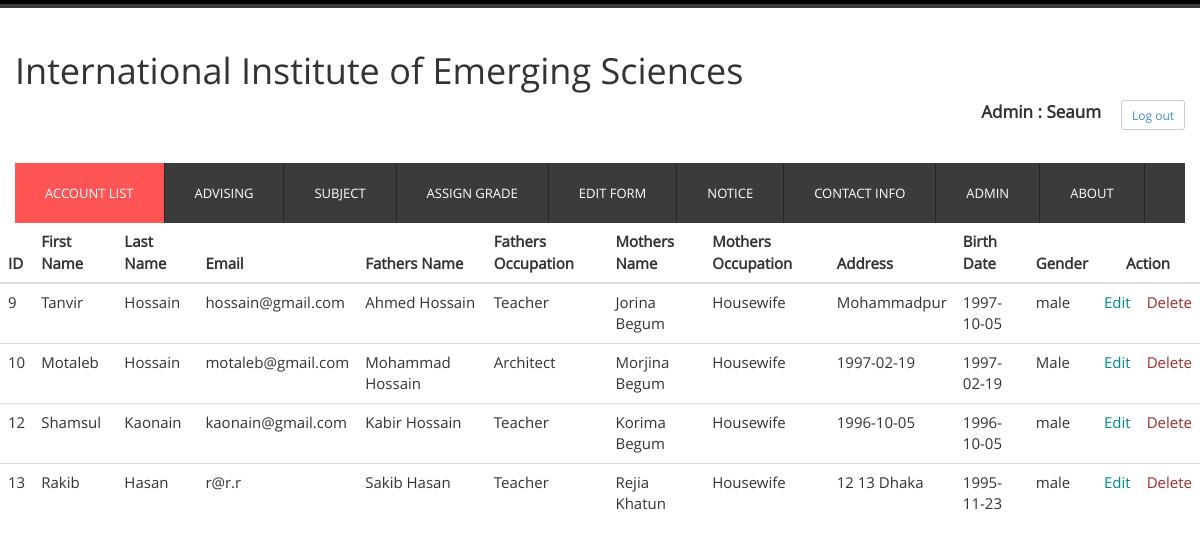
The page /includes/admissionFormAdmin.php (signed in) on the database its author committed.
### tables this page shows
CREATE TABLE `personal_info` (
  `id` int(11) NOT NULL,
  `fname` varchar(50) DEFAULT NULL,
  `lname` varchar(50) DEFAULT NULL,
  `email` varchar(50) DEFAULT NULL,
  `faname` varchar(50) DEFAULT NULL,
  `faocu` varchar(15) NOT NULL,
  `moname` varchar(50) DEFAULT NULL,
  `moocu` varchar(15) NOT NULL,
  `addr` varchar(80) NOT NULL,
  `birth` date DEFAULT NULL,
  `gender` varchar(5) NOT NULL,
  `sscName` varchar(50) DEFAULT NULL,
  `sscGpa` int(1) DEFAULT NULL,
  `hscName` varchar(50) DEFAULT NULL,
  `hscGpa` int(1) DEFAULT NULL
);

### includes/admissionFormAdmin.php (the view, shortened to what this page needs)
<?php
    include_once 'admin-header.php';
    include 'database.php';
?>
<html>
    <head>
    </head>
    <body>
        <div class="containerFormAdmin" style="font-size: 15px">
            <div class="table">
                <table class="table table-hover">
                    <thead>
                        <tr>
                          <th>ID</th>
                          <th>First Name</th>
                          <th>Last Name</th>
                          <th>Email</th>
                          <th>Fathers Name</th>
                          <th>Fathers Occupation</th>
                          <th>Mothers Name</th>
                          <th>Mothers Occupation</th>
                          <th>Address</th>
                          <th>Birth Date</th>
                          <th>Gender</th>
                          <th colspan="2" style="text-align: center">Action</th>
                        </tr>
                    </thead>
                <tbody>
                    <?php
                        $qry = "select * from personal_info";
                        $resultAdmin = mysqli_query($conn,$qry);
                        while($arr = mysqli_fetch_assoc($resultAdmin)){
                    ?>
                    <tr>
                        <td><?php echo $arr["id"];?></td>
                        <td><?php echo $arr["fname"];?></td>
                        <td><?php echo $arr["lname"];?></td>
                        <td><?php echo $arr["email"];?></td>
                        <td><?php echo $arr["faname"];?></td>
                        <td><?php echo $arr["faocu"];?></td>
                        <td><?php echo $arr["moname"];?></td>
                        <td><?php echo $arr["moocu"];?></td>
                        <td><?php echo $arr["addr"];?></td>
                        <td><?php echo $arr["birth"];?></td>
                        <td><?php echo $arr["gender"];?></td>
                        <td><a style="color:DarkCyan" href="editFormAdmin.php?id=<?php echo $arr["id"]?>">Edit</a></td>
                        <td><a style="color:brown" href="admissionFormAdmin.php?id=<?php echo $arr["id"]?>&del=delete">Delete</a></td>
                    </tr>
                    <?php
                        }
                    ?>
                </tbody>
                </table>
            </div>
        </div>
    </body>
</html>

### css/style.css (style rules this page uses)
body { font-family: 'open_sansregular'; background:#ffffff; font-size: 100%; }

### includes/admissionFormAdmin.php (style rules this page uses)
.containerFormAdmin { max-width: 100%; float: center; }

### rows shown on the page
personal_info: id "9", fname "Tanvir", lname "Hossain", email "hossain@gmail.com", faname "Ahmed Hossain", faocu "Teacher", moname "Jorina Begum", moocu "Housewife", addr "Mohammadpur", birth "1997-10-05", gender "male"
personal_info: id "10", fname "Motaleb", lname "Hossain", email "motaleb@gmail.com", faname "Mohammad Hossain", faocu "Architect", moname "Morjina Begum", moocu "Housewife", addr "1997-02-19", birth "1997-02-19", gender "Male"
personal_info: id "12", fname "Shamsul", lname "Kaonain", email "kaonain@gmail.com", faname "Kabir Hossain", faocu "Teacher", moname "Korima Begum", moocu "Housewife", addr "1996-10-05", birth "1996-10-05", gender "male"
personal_info: id "13", fname "Rakib", lname "Hasan", email "r@r.r", faname "Sakib Hasan", faocu "Teacher", moname "Rejia Khatun", moocu "Housewife", addr "12 13 Dhaka", birth "1995-11-23", gender "male"

### other values the page prints
$_SESSION['adminName'] "Seaum"
